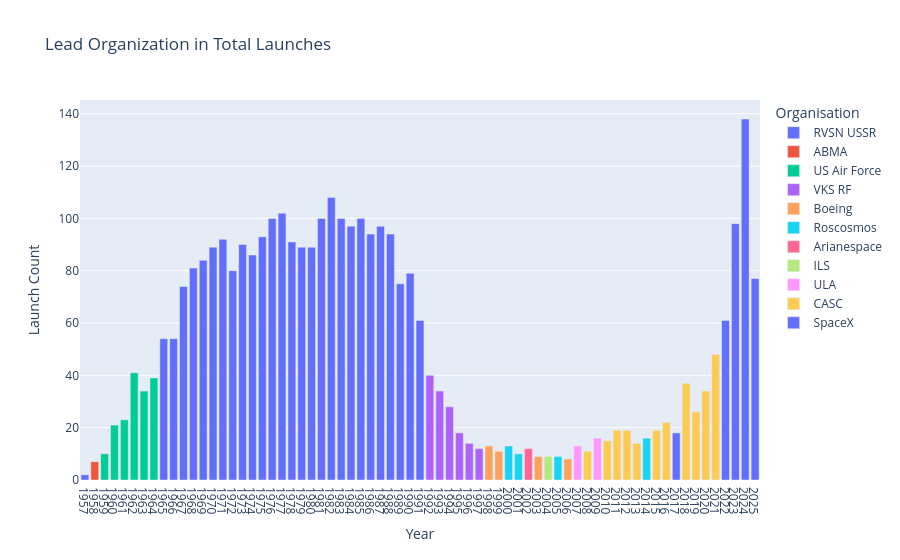

Write notebook code for a chart like this one.
### Markdown cell above
# Create a Year-on-Year Chart Showing the Organisation Doing the Most Number of Launches

Which organisation was dominant in the 1970s and 1980s? Which organisation was dominant in 2018, 2019 and 2020?

### Code cell
# ...existing code...
df_data['Datetime'] = pd.to_datetime(df_data['Datetime'], errors='coerce')
organization_lead_launch = df_data.groupby([df_data['Datetime'].dt.year.rename('Year'), 'Organisation']).size().reset_index(name='Launch Count')
# ...existing code...
organization_lead_launch = organization_lead_launch.loc[organization_lead_launch.groupby('Year')['Launch Count'].idxmax()]

fig = px.bar(organization_lead_launch, x="Year", y="Launch Count", color='Organisation', title='Lead Organization in Total Launches')
fig.update_xaxes(dtick=1)
fig.show()

### Figure 1 — Plotly figure (JSON) as saved in the notebook; plotly's stock layout.template omitted (floating-point values rounded to 4 significant figures)
{"data": [{"hovertemplate": "Organisation=RVSN USSR<br>Year=%{x}<br>Launch Count=%{y}<extra></extra>", "legendgroup": "RVSN USSR", "marker": {"color": "#636efa", "pattern": {"shape": ""}}, "name": "RVSN USSR", "orientation": "v", "showlegend": true, "textposition": "auto", "type": "bar", "x": [1957.0, 1965.0, 1966.0, 1967.0, 1968.0, 1969.0, 1970.0, 1971.0, 1972.0, 1973.0, 1974.0, 1975.0, 1976.0, 1977.0, 1978.0, 1979.0, 1980.0, 1981.0, 1982.0, 1983.0, 1984.0, 1985.0, 1986.0, 1987.0, 1988.0, 1989.0, 1990.0, 1991.0], "xaxis": "x", "y": [2, 54, 54, 74, 81, 84, 89, 92, 80, 90, 86, 93, 100, 102, 91, 89, 89, 100, 108, 100, 97, 100, 94, 97, 94, 75, 79, 61], "yaxis": "y"}, {"hovertemplate": "Organisation=ABMA<br>Year=%{x}<br>Launch Count=%{y}<extra></extra>", "legendgroup": "ABMA", "marker": {"color": "#EF553B", "pattern": {"shape": ""}}, "name": "ABMA", "orientation": "v", "showlegend": true, "textposition": "auto", "type": "bar", "x": [1958.0], "xaxis": "x", "y": [7], "yaxis": "y"}, {"hovertemplate": "Organisation=US Air Force<br>Year=%{x}<br>Launch Count=%{y}<extra></extra>", "legendgroup": "US Air Force", "marker": {"color": "#00cc96", "pattern": {"shape": ""}}, "name": "US Air Force", "orientation": "v", "showlegend": true, "textposition": "auto", "type": "bar", "x": [1959.0, 1960.0, 1961.0, 1962.0, 1963.0, 1964.0], "xaxis": "x", "y": [10, 21, 23, 41, 34, 39], "yaxis": "y"}, {"hovertemplate": "Organisation=VKS RF<br>Year=%{x}<br>Launch Count=%{y}<extra></extra>", "legendgroup": "VKS RF", "marker": {"color": "#ab63fa", "pattern": {"shape": ""}}, "name": "VKS RF", "orientation": "v", "showlegend": true, "textposition": "auto", "type": "bar", "x": [1992.0, 1993.0, 1994.0, 1995.0, 1996.0, 1997.0], "xaxis": "x", "y": [40, 34, 28, 18, 14, 12], "yaxis": "y"}, {"hovertemplate": "Organisation=Boeing<br>Year=%{x}<br>Launch Count=%{y}<extra></extra>", "legendgroup": "Boeing", "marker": {"color": "#FFA15A", "pattern": {"shape": ""}}, "name": "Boeing", "orientation": "v", "showlegend": true, "textposition": "auto", "type": "bar", "x": [1998.0, 1999.0, 2003.0, 2006.0], "xaxis": "x", "y": [13, 11, 9, 8], "yaxis": "y"}, {"hovertemplate": "Organisation=Roscosmos<br>Year=%{x}<br>Launch Count=%{y}<extra></extra>", "legendgroup": "Roscosmos", "marker": {"color": "#19d3f3", "pattern": {"shape": ""}}, "name": "Roscosmos", "orientation": "v", "showlegend": true, "textposition": "auto", "type": "bar", "x": [2000.0, 2001.0, 2005.0, 2014.0], "xaxis": "x", "y": [13, 10, 9, 16], "yaxis": "y"}, {"hovertemplate": "Organisation=Arianespace<br>Year=%{x}<br>Launch Count=%{y}<extra></extra>", "legendgroup": "Arianespace", "marker": {"color": "#FF6692", "pattern": {"shape": ""}}, "name": "Arianespace", "orientation": "v", "showlegend": true, "textposition": "auto", "type": "bar", "x": [2002.0], "xaxis": "x", "y": [12], "yaxis": "y"}, {"hovertemplate": "Organisation=ILS<br>Year=%{x}<br>Launch Count=%{y}<extra></extra>", "legendgroup": "ILS", "marker": {"color": "#B6E880", "pattern": {"shape": ""}}, "name": "ILS", "orientation": "v", "showlegend": true, "textposition": "auto", "type": "bar", "x": [2004.0], "xaxis": "x", "y": [9], "yaxis": "y"}, {"hovertemplate": "Organisation=ULA<br>Year=%{x}<br>Launch Count=%{y}<extra></extra>", "legendgroup": "ULA", "marker": {"color": "#FF97FF", "pattern": {"shape": ""}}, "name": "ULA", "orientation": "v", "showlegend": true, "textposition": "auto", "type": "bar", "x": [2007.0, 2009.0], "xaxis": "x", "y": [13, 16], "yaxis": "y"}, {"hovertemplate": "Organisation=CASC<br>Year=%{x}<br>Launch Count=%{y}<extra></extra>", "legendgroup": "CASC", "marker": {"color": "#FECB52", "pattern": {"shape": ""}}, "name": "CASC", "orientation": "v", "showlegend": true, "textposition": "auto", "type": "bar", "x": [2008.0, 2010.0, 2011.0, 2012.0, 2013.0, 2015.0, 2016.0, 2018.0, 2019.0, 2020.0, 2021.0], "xaxis": "x", "y": [11, 15, 19, 19, 14, 19, 22, 37, 26, 34, 48], "yaxis": "y"}, {"hovertemplate": "Organisation=SpaceX<br>Year=%{x}<br>Launch Count=%{y}<extra></extra>", "legendgroup": "SpaceX", "marker": {"color": "#636efa", "pattern": {"shape": ""}}, "name": "SpaceX", "orientation": "v", "showlegend": true, "textposition": "auto", "type": "bar", "x": [2017.0, 2022.0, 2023.0, 2024.0, 2025.0], "xaxis": "x", "y": [18, 61, 98, 138, 77], "yaxis": "y"}], "layout": {"barmode": "relative", "legend": {"title": {"text": "Organisation"}, "tracegroupgap": 0}, "title": {"text": "Lead Organization in Total Launches"}, "xaxis": {"anchor": "y", "domain": [0, 1], "dtick": 1, "title": {"text": "Year"}}, "yaxis": {"anchor": "x", "domain": [0, 1], "title": {"text": "Launch Count"}}}}
